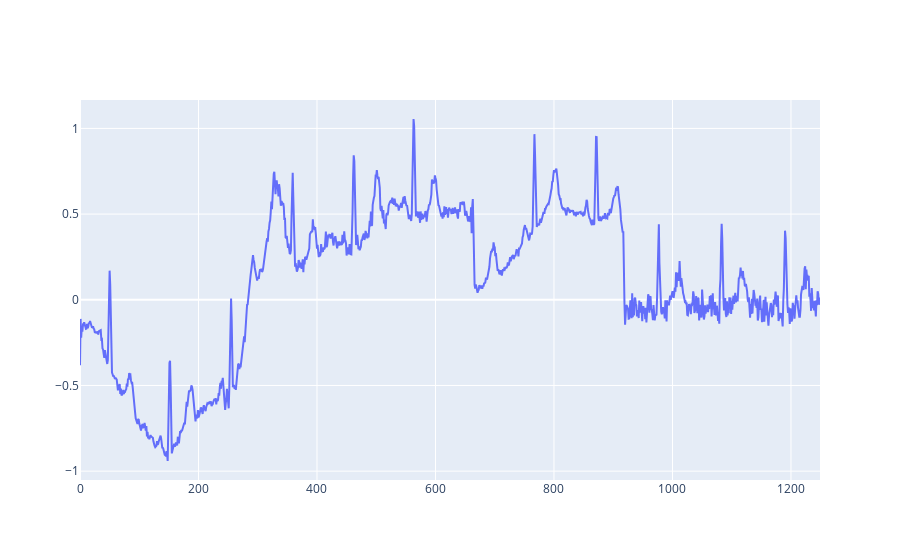
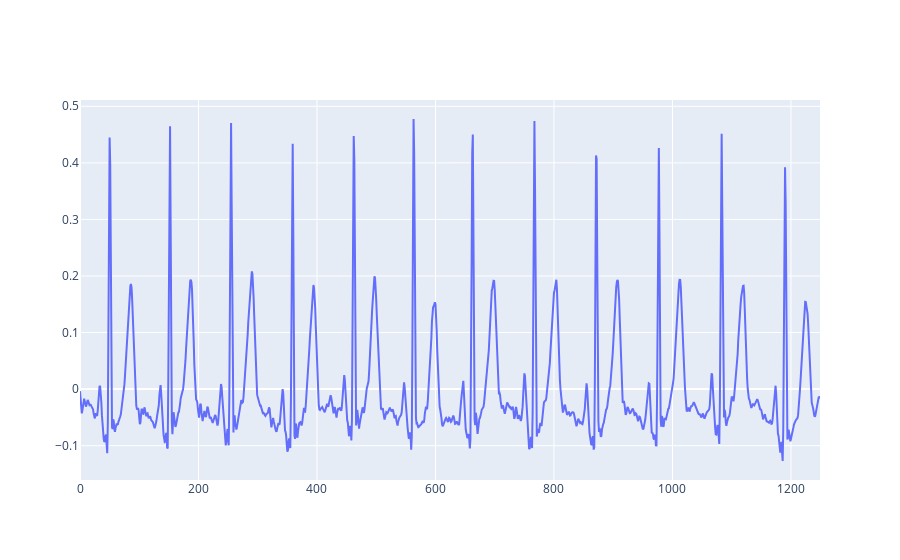
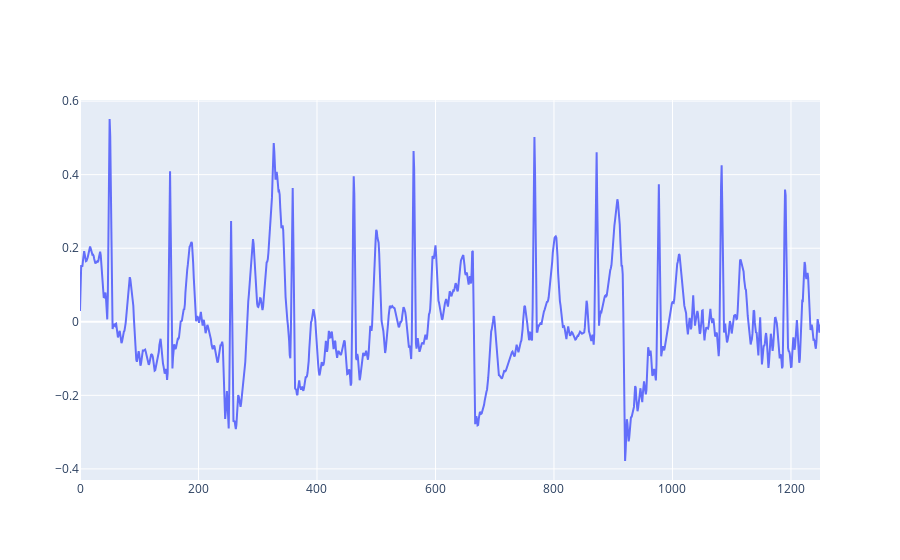
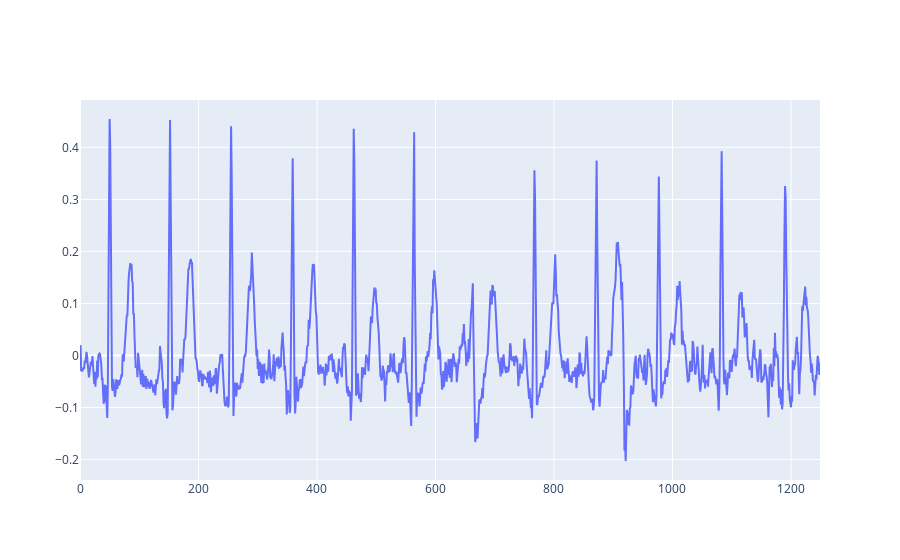

The notebook cell these images were saved under, in order:
### Code cell
i = sorted_indices[20000]
fig = go.Figure()
fig.add_trace(go.Scatter(x=list(range(1250)), y=x_test[i].reshape(-1), mode='lines', name='Sine Wave'))
fig.show()

fig = go.Figure()
fig.add_trace(go.Scatter(x=list(range(1250)), y=y_test[i].reshape(-1), mode='lines', name='Sine Wave'))
fig.show()

fig = go.Figure()
fig.add_trace(go.Scatter(x=list(range(1250)), y=y_pred_filter[i], mode='lines', name='Sine Wave'))
fig.show()

fig = go.Figure()
fig.add_trace(go.Scatter(x=list(range(1250)), y=y_pred_tide[i].reshape(-1), mode='lines', name='Sine Wave'))
fig.show()

### Figure 1 — Plotly figure (JSON) as saved in the notebook; plotly's stock layout.template omitted (floating-point values rounded to 4 significant figures; data arrays with more than 128 entries replaced by an {"elided": "..."} marker saying what was removed)
{"data": [{"mode": "lines", "name": "Sine Wave", "type": "scatter", "x": {"elided": "1250 int values"}, "y": {"elided": "1250 float values"}}], "layout": {}}

### Figure 2 — Plotly figure (JSON) as saved in the notebook; plotly's stock layout.template omitted (floating-point values rounded to 4 significant figures; data arrays with more than 128 entries replaced by an {"elided": "..."} marker saying what was removed)
{"data": [{"mode": "lines", "name": "Sine Wave", "type": "scatter", "x": {"elided": "1250 int values"}, "y": {"elided": "1250 float values"}}], "layout": {}}

### Figure 3 — Plotly figure (JSON) as saved in the notebook; plotly's stock layout.template omitted (floating-point values rounded to 4 significant figures; data arrays with more than 128 entries replaced by an {"elided": "..."} marker saying what was removed)
{"data": [{"mode": "lines", "name": "Sine Wave", "type": "scatter", "x": {"elided": "1250 int values"}, "y": {"elided": "1250 float values"}}], "layout": {}}

### Figure 4 — Plotly figure (JSON) as saved in the notebook; plotly's stock layout.template omitted (floating-point values rounded to 4 significant figures; data arrays with more than 128 entries replaced by an {"elided": "..."} marker saying what was removed)
{"data": [{"mode": "lines", "name": "Sine Wave", "type": "scatter", "x": {"elided": "1250 int values"}, "y": {"elided": "1250 float values"}}], "layout": {}}
